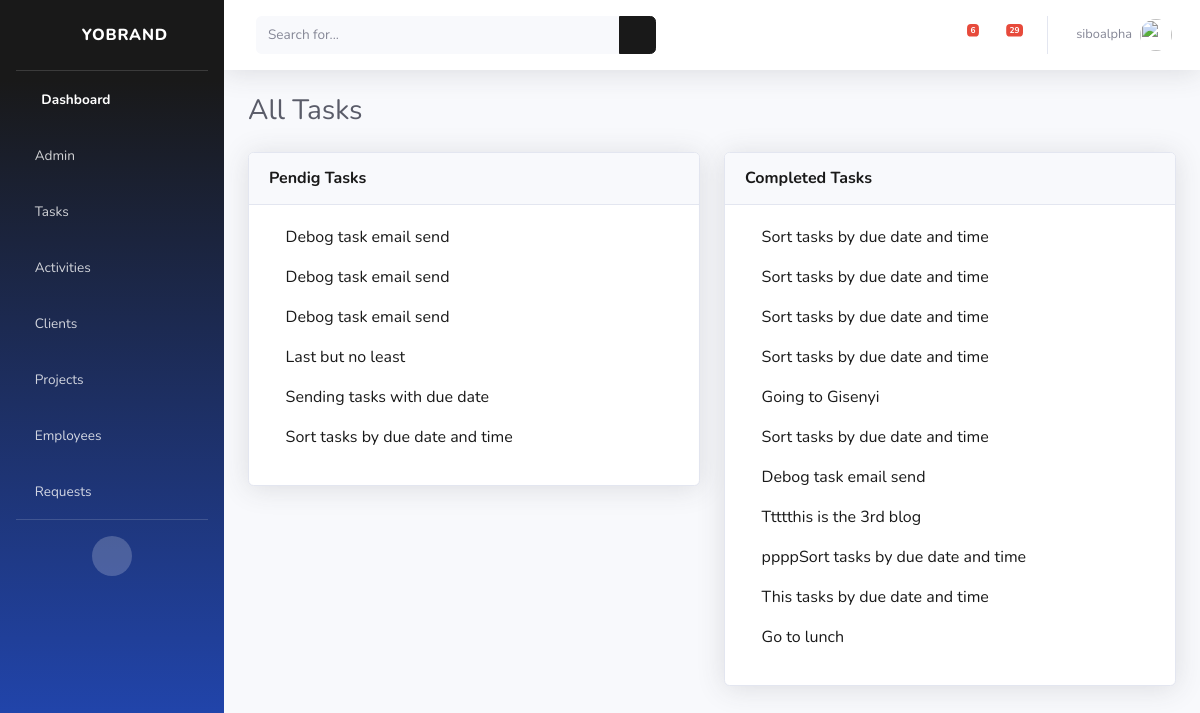
Page /tasks/ (signed in) on the committed database.
### cms/models.py (models this page shows, shortened)
class Task(models.Model):
    title = models.CharField(max_length=40, null=True)
    description = models.TextField(max_length=200, null=True)
    employee = models.ForeignKey(User, on_delete=models.SET_NULL, null=True, related_name='employee+')
    author = models.ForeignKey(User, on_delete=models.SET_NULL, null=True, related_name='autho+')
    project = models.ForeignKey(Project, on_delete=models.SET_NULL ,null=True)
    complete = models.BooleanField(default=False)
    due_date = models.DateField(auto_now_add=False, null=True)
    due_time = models.TimeField(auto_now_add=False, null=True)

### cms/views.py (the view)
# urls.py: path('tasks/', views.tasks, name="tasks"),
@login_required(login_url='login')
def tasks(request):
    tasks = Task.objects.filter(employee=request.user).order_by('due_date', 'due_time')
    tasks_notification = Task.objects.filter(employee=request.user, complete = False).count()
    requests = EmployeeRequest.objects.filter(to_user=request.user, is_resolved=False)
    requests_notification = requests.count
    context = {'tasks': tasks, 'tasks_notification': tasks_notification, 'requests': requests, 'requests_notification': requests_notification}
    return render(request, 'cms/tasks.html', context)

### cms/models.py (called while the page is built)
    def shortrequest(self):
        return self.description[0:50]+"..."

### cms/templates/cms/tasks.html
{% extends 'cms/base.html' %}
{% block content %}
<div class="container-fluid">
    <div class="d-sm-flex align-items-center justify-content-between mb-4">
        <h1 class="h3 mb-0 text-gray-800">All Tasks</h1>
    </div>
    <div class="row">
        <div class="col-lg-6">
            <div class="card shadow mb-4">
                <div class="card-header py-3 d-flex flex-row align-items-center justify-content-between">
                    <h6 class="m-0 font-weight-bold text-primary"> Pendig Tasks</h6>
                </div>
                <div class="card-body">
                    {% for task in tasks %}
                    {% if task.complete == False %}
                    <a href="{% url 'task' task.id %}">
                        <p><span><i class="far fa-dot-circle" style='color:red'></i><span> </span>{{task.title}}</p>
                    </a>
                    {% endif %}
                    {% endfor %}
                </div>
            </div>
        </div>
        <div class="col-lg-6">
            <div class="card shadow mb-4">
                <div class="card-header py-3 d-flex flex-row align-items-center justify-content-between">
                    <h6 class="m-0 font-weight-bold text-primary"> Completed Tasks</h6>
                </div>
                <div class="card-body">
                    {% for task in tasks %}
                    {% if task.complete %}
                    <a href="{% url 'task' task.id %}">
                        <p><span><i class="far fa-check-circle" style='color:green'></i><span> </span>{{task.title}}</p>
                    </a>
                    {% endif %}
                    {% endfor %}
                </div>
            </div>
        </div>
    </div>
</div>
{% endblock %}

### cms/templates/cms/base.html (shortened to what this page needs)
<!DOCTYPE html>
{% load static %}
<html lang="en">
<head>
    <link href="{% static 'vendor/fontawesome-free/css/all.min.css' %}" rel="stylesheet" type="text/css">
    <link href="{% static 'css/sb-admin-2.min.css' %}" rel="stylesheet">
</head>
<body id="page-top">
    <div id="wrapper">
        <ul class="navbar-nav bg-gradient-primary sidebar sidebar-dark accordion" id="accordionSidebar">
            <a class="sidebar-brand d-flex align-items-center justify-content-center" href="{% url 'dashboard' %}">
                <div class="sidebar-brand-icon rotate-n-15">
                    <i class="fas fa-laugh-wink"></i>
                </div>
                <div class="sidebar-brand-text mx-3">Yobrand</div>
            </a>
            <hr class="sidebar-divider my-0">
            <li class="nav-item active">
                <a class="nav-link" href="{% url 'dashboard' %}">
                    <i class="fas fa-fw fa-tachometer-alt"></i>
                    <span>Dashboard</span></a>
            </li>
            {% if request.user.is_staff %}
            <li class="nav-item">
                <a class="nav-link collapsed" href="#" data-toggle="collapse" data-target="#menuItemAdminPanel"
                    aria-expanded="true" aria-controls="menuItemAdminPanel">
                    <i class="fas fa-users-cog"></i>
                    <span>Admin</span>
                </a>
            </li>
            {% endif %}
            <li class="nav-item">
                <a class="nav-link collapsed" href="#" data-toggle="collapse" data-target="#menuItemTasks"
                    aria-expanded="true" aria-controls="menuItemTasks">
                    <i class="fas fa-clipboard-list"></i>
                    <span>Tasks</span>
                </a>
            </li>
            <li class="nav-item">
                <a class="nav-link collapsed" href="#" data-toggle="collapse" data-target="#menuItemActivities"
                    aria-expanded="true" aria-controls="menuItemActivities">
                    <i class="fas fa-network-wired"></i>
                    <span>Activities</span>
                </a>
            </li>
            <li class="nav-item">
                <a class="nav-link collapsed" href="#" data-toggle="collapse" data-target="#menuItemClients"
                    aria-expanded="true" aria-controls="menuItemClients">
                    <i class="fas fa-users"></i>
                    <span>Clients</span>
                </a>
            </li>
            <li class="nav-item">
                <a class="nav-link collapsed" href="#" data-toggle="collapse" data-target="#menuItemProjects"
                    aria-expanded="true" aria-controls="menuItemProjects">
                    <i class="fas fa-database"></i>
                    <span>Projects</span>
                </a>
            </li>
            <li class="nav-item">
                <a class="nav-link collapsed" href="#" data-toggle="collapse" data-target="#menuItemEmployees"
                    aria-expanded="true" aria-controls="menuItemEmployees">
                    <i class="fas fa-users"></i>
                    <span>Employees</span>
                </a>
            </li>
            <li class="nav-item">
                <a class="nav-link collapsed" href="#" data-toggle="collapse" data-target="#menuItemRequests"
                    aria-expanded="true" aria-controls="menuItemRequests">
                    <i class="fas fa-comments"></i>
                    <span>Requests</span>
                </a>
            </li>
            <hr class="sidebar-divider d-none d-md-block">
            <div class="text-center d-none d-md-inline">
                <button class="rounded-circle border-0" id="sidebarToggle"></button>
            </div>
        </ul>
        <div id="content-wrapper" class="d-flex flex-column">
            <div id="content">
                <nav class="navbar navbar-expand navbar-light bg-white topbar mb-4 static-top shadow">
                    <form
                        class="d-none d-sm-inline-block form-inline mr-auto ml-md-3 my-2 my-md-0 mw-100 navbar-search">
                        <div class="input-group">
                            <input type="text" class="form-control bg-light border-0 small" placeholder="Search for..."
                                aria-label="Search" aria-describedby="basic-addon2">
                            <div class="input-group-append">
                                <button class="btn btn-primary" type="button">
                                    <i class="fas fa-search fa-sm"></i>
                                </button>
                            </div>
                        </div>
                    </form>
                    <ul class="navbar-nav ml-auto">
                        <li class="nav-item dropdown no-arrow mx-1">
                            <a class="nav-link dropdown-toggle" href="#" id="alertsDropdown" role="button"
                                data-toggle="dropdown" aria-haspopup="true" aria-expanded="false">
                                <i class="fas fa-bell fa-fw"></i>
                                {% if tasks_notification %}
                                <span class="badge badge-danger badge-counter">{{tasks_notification}}</span>
                                {% endif %}
                            </a>
                        </li>
                        <li class="nav-item dropdown no-arrow mx-1">
                            <a class="nav-link dropdown-toggle" href="#" id="messagesDropdown" role="button"
                                data-toggle="dropdown" aria-haspopup="true" aria-expanded="false">
                                <span class="badge badge-danger badge-counter">{{requests_notification}}</span>
                            </a>
                        </li>
                        <li class="nav-item dropdown no-arrow">
                            <a class="nav-link dropdown-toggle" href="#" id="userDropdown" role="button"
                                data-toggle="dropdown" aria-haspopup="true" aria-expanded="false">
                                <span class="mr-2 d-none d-lg-inline text-gray-600 small">{{request.user}}</span>
                                <img class="img-profile rounded-circle" src="{% static 'img/undraw_profile.svg' %}">
                            </a>
                        </li>
                    </ul>
                </nav>
                {% block content%}
                {% endblock %}
</body>
</html>

### rows in the picture
Task: title "Debog task email send"
Task: title "Debog task email send"
Task: title "Debog task email send"
Task: title "Last but no least"
Task: title "Sending tasks with due date"
Task: title "Sort tasks by due date and time"
Task: title "Sort tasks by due date and time"
Task: title "Sort tasks by due date and time"
Task: title "Sort tasks by due date and time"
Task: title "Sort tasks by due date and time"
Task: title "Going to Gisenyi"
Task: title "Sort tasks by due date and time"
Task: title "Debog task email send"
Task: title "Ttttthis is the 3rd blog"
Task: title "ppppSort tasks by due date and time"
Task: title "This tasks by due date and time"
Task: title "Go to lunch"

### other values in the picture
{{ tasks_notification }} "6"
{{ requests_notification }} "29"
{{ request.user }} "siboalpha"
